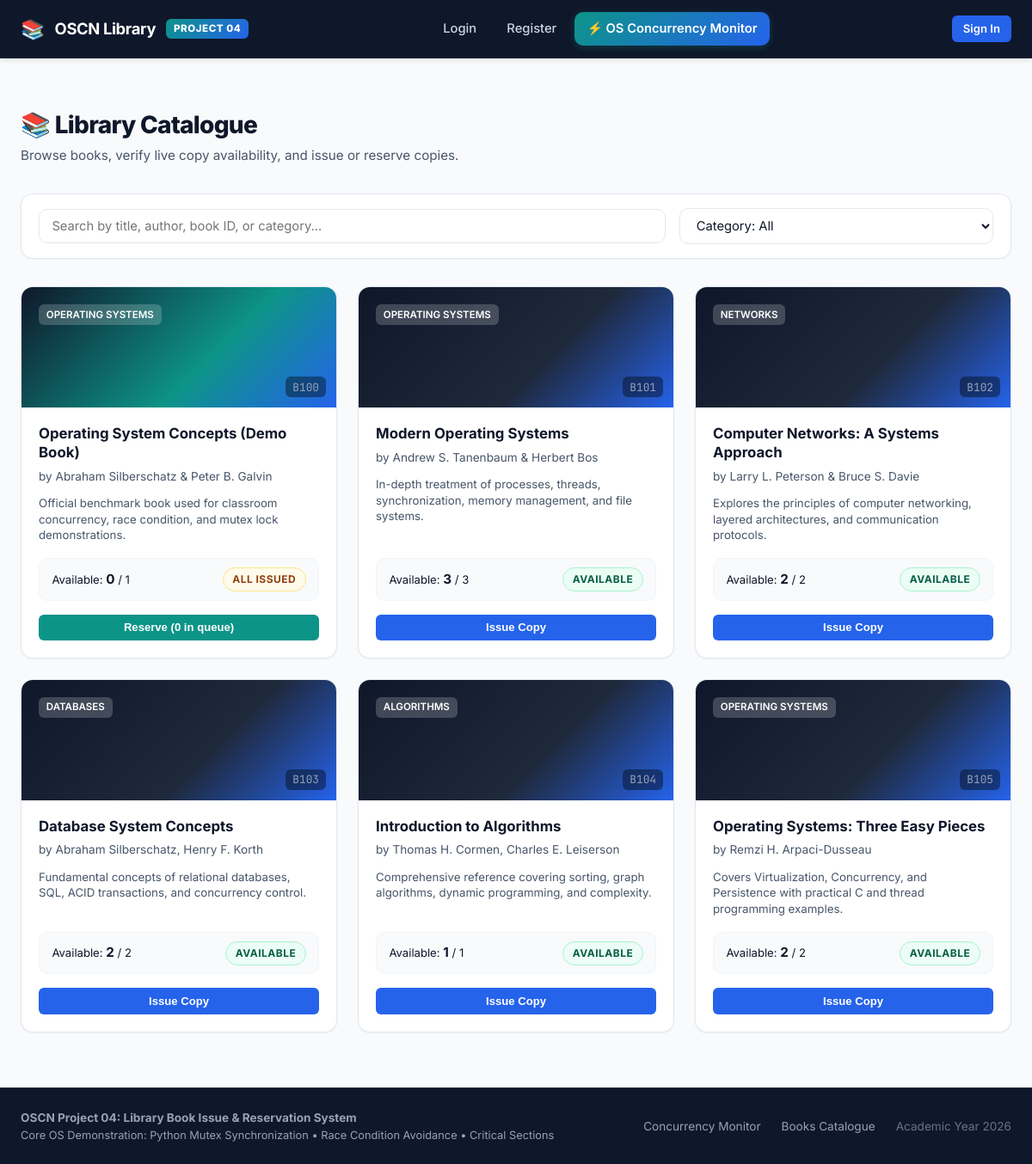
/books, run on the app's committed database.
### tables this page shows
CREATE TABLE books (
        book_id TEXT PRIMARY KEY,
        title TEXT NOT NULL,
        author TEXT NOT NULL,
        category TEXT NOT NULL,
        description TEXT,
        cover_image TEXT
    );

### app.py (the view)
@app.route('/books')
def books_catalogue():
    query = request.args.get('q', '').strip()
    category = request.args.get('category', 'all').strip()
    books = models.get_all_books(search_query=query, category=category)
    categories = ["All", "Operating Systems", "Networks", "Databases", "Algorithms"]
    if request.is_json or request.path.startswith('/api/'):
        return jsonify({"success": True, "books": [dict(b) for b in books]})
    return render_template(
        'books.html',
        books=books,
        search_query=query,
        selected_category=category,
        categories=categories
    )

### app.py (called while the page is built, shortened)
@app.context_processor
def inject_user_context():
    user_info = None
    return {
        "current_user": user_info,
        "now_year": datetime.now().year
    }

### database.py (called while the page is built)
def get_db_connection():
    conn = sqlite3.connect(DB_PATH, timeout=20.0)
    conn.row_factory = sqlite3.Row
    conn.execute("PRAGMA foreign_keys = ON;")
    return conn

### templates/books.html (shortened to what this page needs)
{% extends "base.html" %}
{% block content %}
<div class="page-header">
    <div>
        <h1 class="page-title">
            <span>📚 Library Catalogue</span>
        </h1>
        <p class="page-subtitle">Browse books, verify live copy availability, and issue or reserve copies.</p>
    </div>
</div>
<div class="card" style="margin-bottom: 2rem;">
    <div class="card-body" style="padding: 1rem 1.25rem;">
        <div style="display: flex; gap: 1rem; flex-wrap: wrap; align-items: center;">
            <div style="flex: 2; min-width: 260px;">
                <input type="text" id="bookSearchInput" class="form-control" placeholder="Search by title, author, book ID, or category..." value="{{ search_query }}">
            </div>
            <div style="flex: 1; min-width: 180px;">
                <select id="categoryFilter" class="form-control">
                    {% for cat in categories %}
                        <option value="{{ cat }}" {% if selected_category == cat %}selected{% endif %}>
                            Category: {{ cat }}
                        </option>
                    {% endfor %}
                </select>
            </div>
        </div>
    </div>
</div>
<div class="books-grid" id="booksGridContainer">
    {% for book in books %}
        <div class="book-card">
            <div class="book-card-top {% if book.book_id == 'B100' %}demo-book-banner{% endif %}">
                <span class="book-category-tag">{{ book.category }}</span>
                <span class="book-id-badge">{{ book.book_id }}</span>
            </div>
            <div class="book-card-body">
                <h3 class="book-title">{{ book.title }}</h3>
                <p class="book-author">by {{ book.author }}</p>
                <p class="book-description">{{ book.description or 'Standard library reference textbook.' }}</p>
                <div class="book-availability-bar">
                    <div class="copies-stat">
                        <span>Available: <strong>{{ book.available_copies or 0 }}</strong> / {{ book.total_copies or 0 }}</span>
                    </div>
                    <span class="badge {% if (book.available_copies or 0) > 0 %}badge-available{% else %}badge-issued{% endif %}">
                        {% if (book.available_copies or 0) > 0 %}AVAILABLE{% else %}ALL ISSUED{% endif %}
                    </span>
                </div>
                <div class="book-card-actions">
                    {% if (book.available_copies or 0) > 0 %}
                        <form action="{{ url_for('issue_action') }}" method="POST" style="flex: 1;">
                            <button type="submit" class="btn btn-primary btn-sm" style="width: 100%;">
                                Issue Copy
                            </button>
                        </form>
                    {% else %}
                        <form action="{{ url_for('reserve_action') }}" method="POST" style="flex: 1;">
                            <button type="submit" class="btn btn-teal btn-sm" style="width: 100%;">
                                Reserve ({{ book.waiting_reservations or 0 }} in queue)
                            </button>
                        </form>
                    {% endif %}
                </div>
            </div>
        </div>
    {% endfor %}
</div>
{% endblock %}

### data on the page
books: category "OPERATING SYSTEMS", book_id "B100", title "Operating System Concepts (Demo Book)", author "Abraham Silberschatz & Peter B. Galvin", description "Official benchmark book used for classroom concurrency, race condition, and mutex lock demonstrations.", available_copies "0", total_copies "1", shows "ALL ISSUED", waiting_reservations "0"
books: category "OPERATING SYSTEMS", book_id "B101", title "Modern Operating Systems", author "Andrew S. Tanenbaum & Herbert Bos", description "In-depth treatment of processes, threads, synchronization, memory management, and file systems.", available_copies "3", total_copies "3", shows "AVAILABLE"
books: category "NETWORKS", book_id "B102", title "Computer Networks: A Systems Approach", author "Larry L. Peterson & Bruce S. Davie", description "Explores the principles of computer networking, layered architectures, and communication protocols.", available_copies "2", total_copies "2", shows "AVAILABLE"
books: category "DATABASES", book_id "B103", title "Database System Concepts", author "Abraham Silberschatz, Henry F. Korth", description "Fundamental concepts of relational databases, SQL, ACID transactions, and concurrency control.", available_copies "2", total_copies "2", shows "AVAILABLE"
books: category "ALGORITHMS", book_id "B104", title "Introduction to Algorithms", author "Thomas H. Cormen, Charles E. Leiserson", description "Comprehensive reference covering sorting, graph algorithms, dynamic programming, and complexity.", available_copies "1", total_copies "1", shows "AVAILABLE"
books: category "OPERATING SYSTEMS", book_id "B105", title "Operating Systems: Three Easy Pieces", author "Remzi H. Arpaci-Dusseau", description "Covers Virtualization, Concurrency, and Persistence with practical C and thread programming examples.", available_copies "2", total_copies "2", shows "AVAILABLE"
